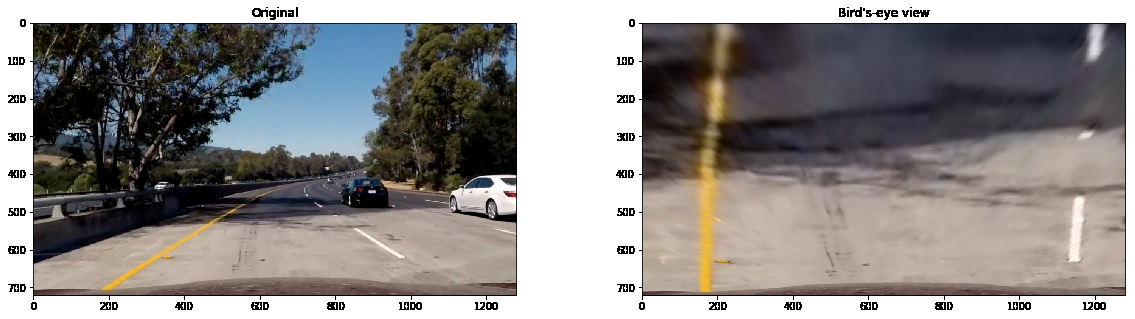
#> input picture img/birds_eye_view.png, 1135 x 319 px
$ python -i LaneIsolator.py   (imports and definitions only)   (older library calls are emulated)
#> lines starting #> are read from the running program, lines starting #| are printed output that depends on the picture; after the words box and inside, x2 and y2 are one past the last pixel; in counts of white or black regions, pixels touching at a corner belong together
#> further down, picture is the input picture: shape (319, 1135, 3); mean B, G, R 137.9, 139.1, 142.5
import cv2
import threading
import numpy as np


class LaneIsolator(object):
    """ Base class that implements everything needed in order to properly
        isolate lane lines
    """

    def __init__(self):
        self.L_THRESHOLD = (220, 255)  # L in LUV color space
        self.S_THRESHOLD = (170, 255)  # S in HLS color space
        self.B_THRESHOLD = (190, 255)  # B in Lab color space
        self.MAG_THRESHOLD = (20, 100)  # Gradient magnitude
        self.DIR_THRESHOLD = (0, 2)  # Gradient direction

    def set_thresholds(self, l_thresh, s_thresh, b_thresh,
                       mag_thresh, dir_thresh):
        """ Set the thresholds used during lane isolation
        """
        self.L_THRESHOLD = l_thresh
        self.S_THRESHOLD = s_thresh
        self.B_THRESHOLD = b_thresh
        self.MAG_THRESHOLD = mag_thresh
        self.DIR_THRESHOLD = dir_thresh

    def isolate_lines(self, img):
        """ Isolates lane lines from the image using an ensemble of color and
            edge selection
            :param img: Input BGR image from the camera
            :return: A bitmap where 1s are the selected areas
        """
        color_select = self.color_threshold(img)
        grad_select = self.gradient_threshold(img)
        selection = np.zeros_like(color_select)

        selection[(color_select == 1) | (grad_select == 1)] = 1
        return selection

    def _within_threshold(self, array, threshold=(0, 255)):
        """ Private method which takes an array and fills with ones the areas
            that were within the thresholded values
            :param array: An array to apply thresholding over
            :param threshold: A tuple containing the lower and upper bounds of
                              the threshold
            :return: A bitmap where 1s are the selected areas
        """
        min_val = threshold[0]
        max_val = threshold[1]
        thresholded = np.zeros_like(array)
        thresholded[(array >= min_val) & (array <= max_val)] = 1
        return thresholded

    def color_threshold(self, img):
        """ Applies color selection over the image to attempt to isolate the lines
        :param img: Input BGR image from the camera
        :return: A bitmap where 1s are the selected areas
        """
        # [5 lines of commented-out code are left out]
        s_chan = cv2.cvtColor(img, cv2.COLOR_BGR2HLS)[:, :, 2]
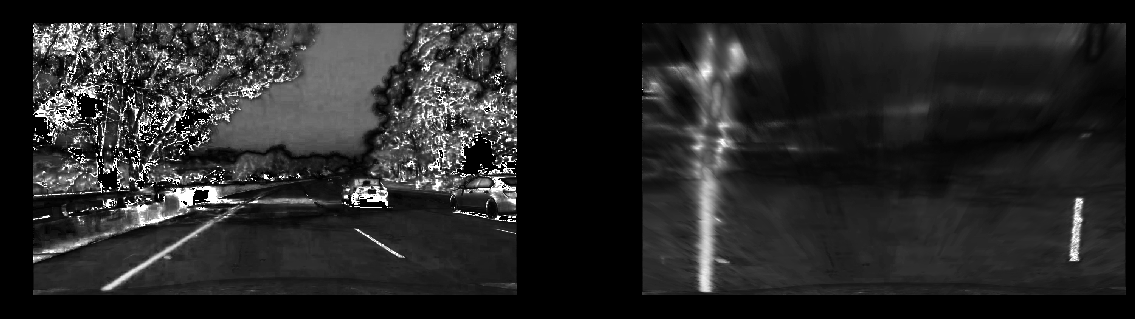
#> s_chan: shape (319, 1135); min 0, max 255, mean 38.4
        #b_chan = cv2.cvtColor(img, cv2.COLOR_BGR2Lab)[:, :, 2]

        #l_thresh = self._within_threshold(l_chan, self.L_THRESHOLD)
        s_thresh = self._within_threshold(s_chan, self.S_THRESHOLD)
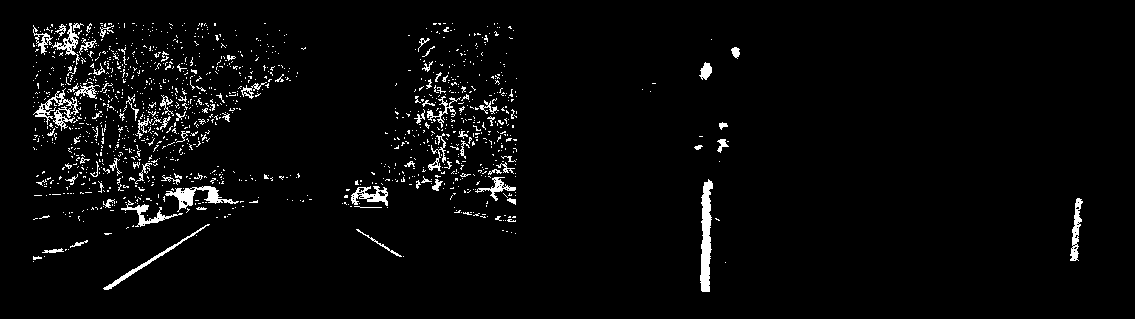
#> s_thresh: shape (319, 1135); values 0 (black) and 1 (white), 3.3% white in thin lines or dots, all inside (x1, y1, x2, y2) = (33, 23, 1083, 292)
        #b_thresh = self._within_threshold(b_chan, self.B_THRESHOLD)

        selection = np.zeros_like(s_chan)
        selection[(s_thresh == 1)] = 1

        return selection

    def gradient_threshold(self, img):
        """ Attempts to isolate the lane lines using edge gradients
        :param img: Input BGR image from the camera
        :return: A bitmap where 1s are the selected areas
        """
        gray = cv2.cvtColor(img, cv2.COLOR_BGR2GRAY)
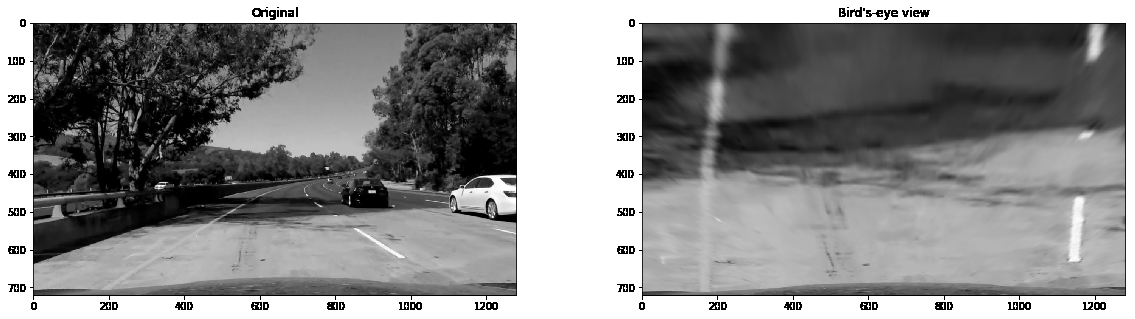
#> gray: shape (319, 1135); min 0, max 255, mean 140

        grad_x, grad_y = self._gradients(gray)
        abs_grad_x = np.absolute(grad_x)
        scaled_grad_x = np.uint8(255 * abs_grad_x / np.max(abs_grad_x))
        # [5 lines of commented-out code are left out]
        grad_x_thresh = self._within_threshold(scaled_grad_x, self.MAG_THRESHOLD)
        selection = np.zeros_like(scaled_grad_x)
        selection[(grad_x_thresh == 1)] = 1

        return selection

    def _gradients(self, gray, kernel=7):
        """ Computes the edge gradients using the Sobel operator
        :param gray: Grayscaled input image
        :param kernel: Kernel size to use for Sobel
        :return: (x, y) tuple of x and y edge gradient magnitude
        """
#> called with kernel = 7
        grad_x = cv2.Sobel(gray, cv2.CV_64F, 1, 0, ksize=kernel)
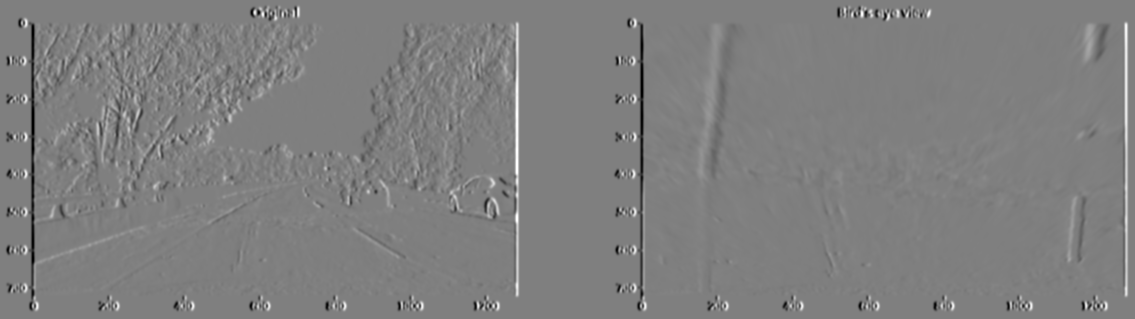
#> grad_x: shape (319, 1135) float64; min -163195, max 163196, mean 0; drawn with min black and max white
        grad_y = cv2.Sobel(gray, cv2.CV_64F, 0, 1, ksize=kernel)
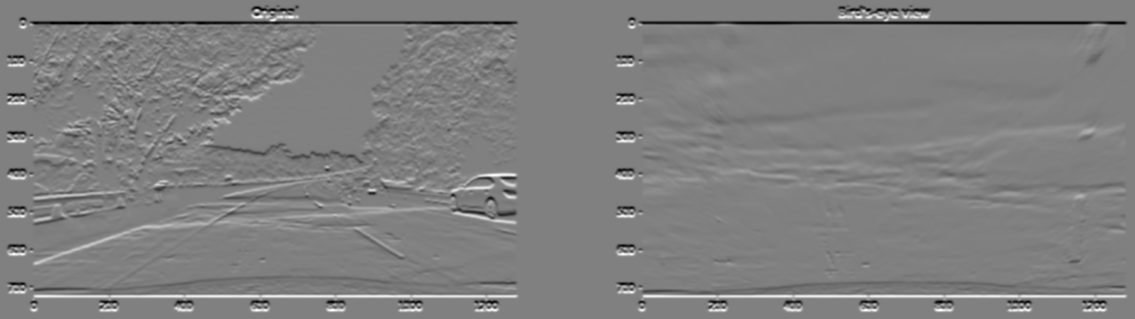
#> grad_y: shape (319, 1135) float64; min -161757, max 160140, mean 0; drawn with min black and max white
        return (grad_x, grad_y)

    def _gradient_mag(self, gray):
        """ Computes the magnitude map of the edge gradients
        :param gray: Grayscaled input image
        :return: Gradient magnitude matrix
        """
        grad_x, grad_y = self._gradients(gray)
        # Pythagoras
        magnitude = np.sqrt(np.square(grad_x) + np.square(grad_y))
        return magnitude

    def _gradient_dir(self, gray):
        """ Computes the direction map of the edge gradients
        :param gray: Grayscaled input image
        :return: Gradient direction matrix
        """
        grad_x, grad_y = self._gradients(gray)

        grad_x = np.absolute(grad_x)
        grad_y = np.absolute(grad_y)

        direction = np.arctan2(grad_y, grad_x)
        return direction

>>> import cv2
>>> picture = cv2.imread('img/birds_eye_view.png')
>>> result = LaneIsolator().isolate_lines(picture)
#> in gradient_threshold, `abs_grad_x = np.absolute(grad_x)`:
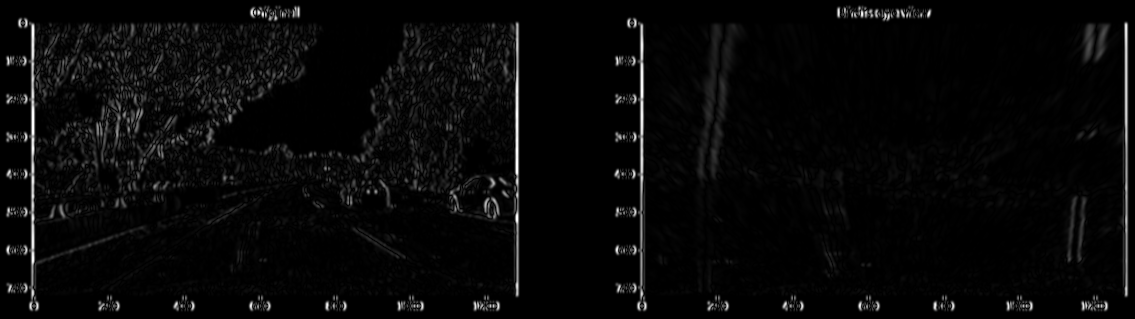
#> abs_grad_x: shape (319, 1135) float64; min 0, max 163196, mean 5388.9; drawn with min black and max white
#> in gradient_threshold, `grad_x_thresh = self._within_threshold(scaled_grad_x, self.MAG_THRESHO..`: grad_x_thresh: shape (319, 1135); values 0 (black) and 1 (white), 9.3% white; 944 white regions (686 under 20 px), largest, box (x1, y1, x2, y2) and area: (96, 46, 147, 175) 1969, (697, 24, 721, 179) 1060, (710, 24, 737, 179) 995
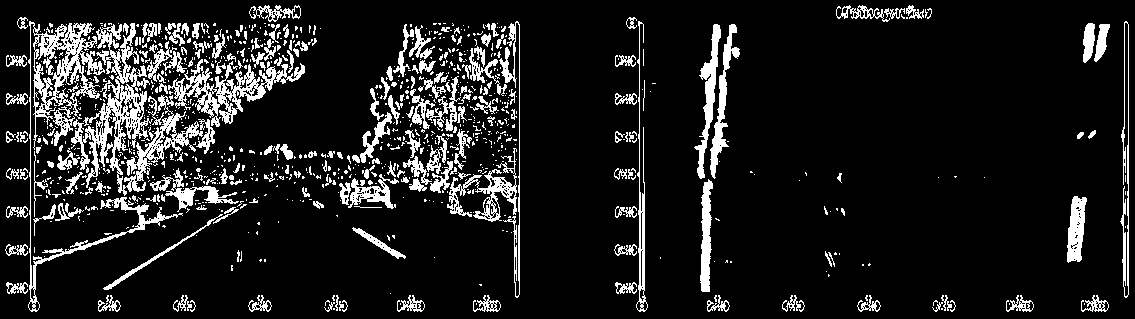
#> result: shape (319, 1135); values 0 (black) and 1 (white), 12% white; 1003 white regions (799 under 20 px), largest, box (x1, y1, x2, y2) and area: (71, 23, 203, 196) 5640, (28, 21, 183, 312) 4870, (168, 59, 305, 127) 2639

$ run again, on img/distortion_example.png
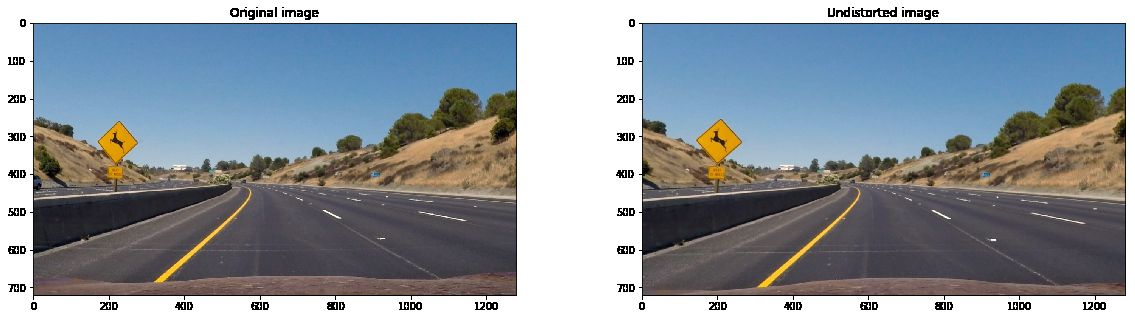
#> input picture img/distortion_example.png, 1135 x 319 px
#> picture is the input picture: shape (319, 1135, 3); mean B, G, R 157.1, 149.4, 140.9
#> in color_threshold, `s_thresh = self._within_threshold(s_chan, self.S_THRESHOLD)`:
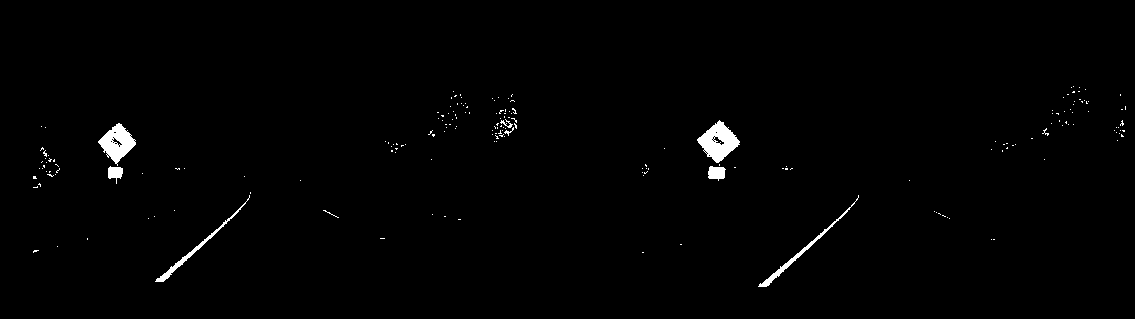
#> s_thresh: shape (319, 1135); values 0 (black) and 1 (white), 1% white; 199 white regions (191 under 20 px), largest, box (x1, y1, x2, y2) and area: (697, 120, 740, 163) 976, (98, 123, 136, 166) 825, (758, 195, 859, 287) 451
#> grad_x_thresh: shape (319, 1135); values 0 (black) and 1 (white), 6.7% white in thin lines or dots
#> `result = LaneIsolator().isolate_lines(picture)`:
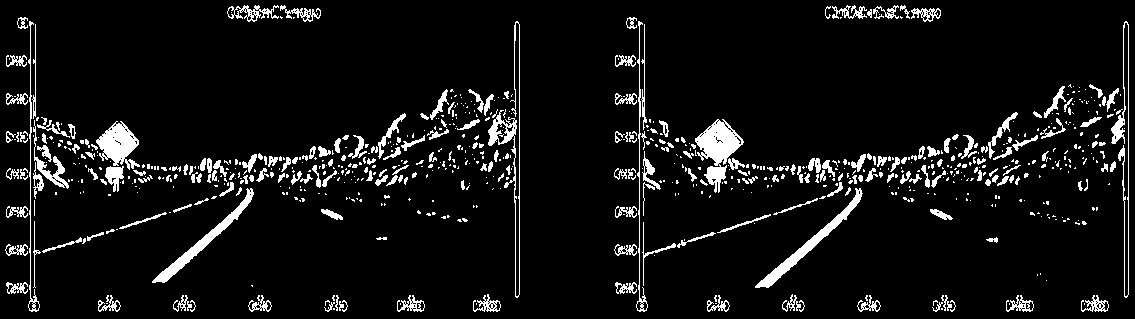
#> result: shape (319, 1135); values 0 (black) and 1 (white), 7.3% white; 772 white regions (542 under 20 px), largest, box (x1, y1, x2, y2) and area: (695, 119, 744, 193) 1598, (755, 188, 863, 288) 1199, (96, 121, 140, 170) 1160

$ run again, on img/histogram.png
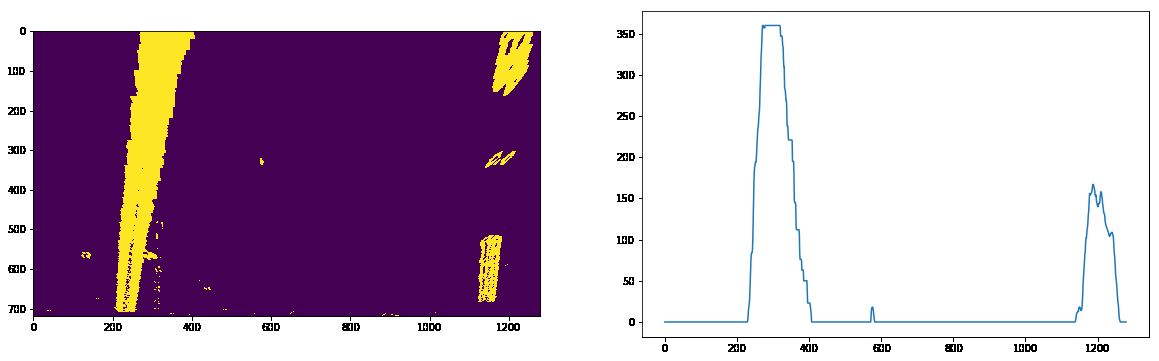
#> input picture img/histogram.png, 1159 x 361 px
#> picture is the input picture: shape (361, 1159, 3); mean B, G, R 190.9, 170.5, 191.7
#> in color_threshold, `s_thresh = self._within_threshold(s_chan, self.S_THRESHOLD)`:
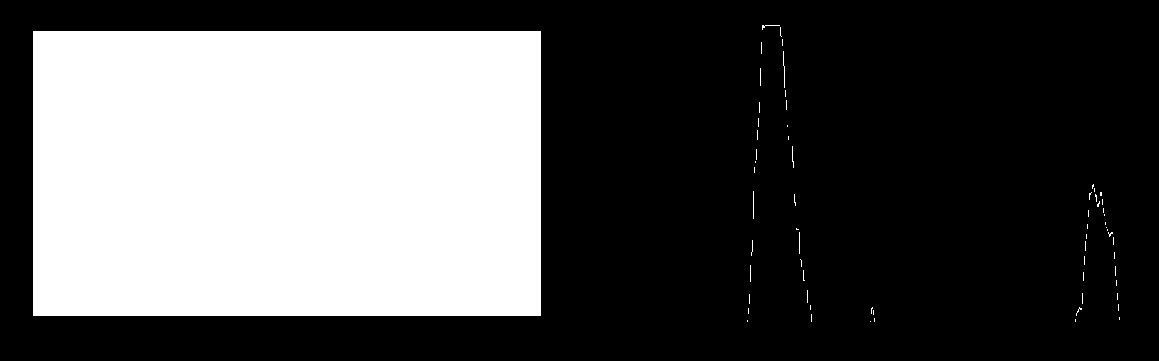
#> s_thresh: shape (361, 1159); values 0 (black) and 1 (white), 34.7% white; 65 white regions (59 under 20 px), largest, box (x1, y1, x2, y2) and area: (33, 31, 541, 316) 144780, (783, 51, 785, 88) 37, (753, 191, 754, 219) 28, (762, 25, 780, 30) 25, (792, 146, 794, 168) 23, (799, 232, 800, 254) 22
#> grad_x_thresh: shape (361, 1159); values 0 (black) and 1 (white), 3.7% white in thin lines or dots
#> `result = LaneIsolator().isolate_lines(picture)`:
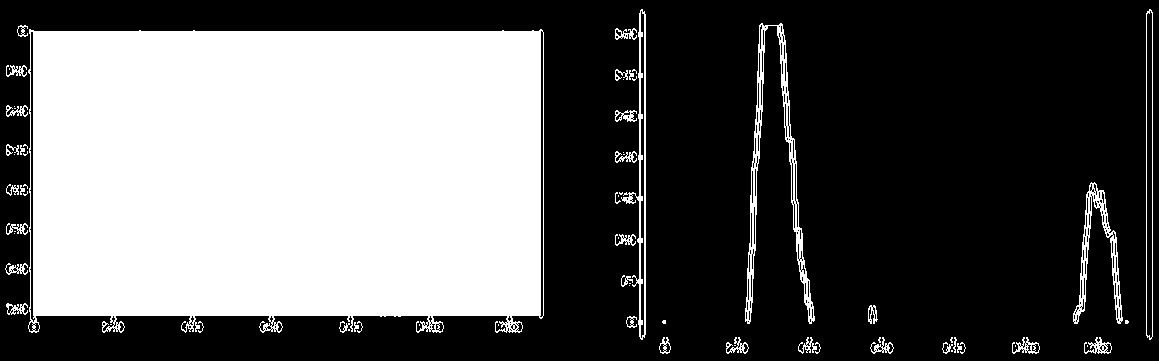
#> result: shape (361, 1159); values 0 (black) and 1 (white), 37.3% white; 72 white regions (32 under 20 px), largest, box (x1, y1, x2, y2) and area: (28, 29, 544, 333) 146382, (745, 23, 815, 324) 2983, (621, 9, 646, 340) 1563

$ run again, on img/lane_isolation.png
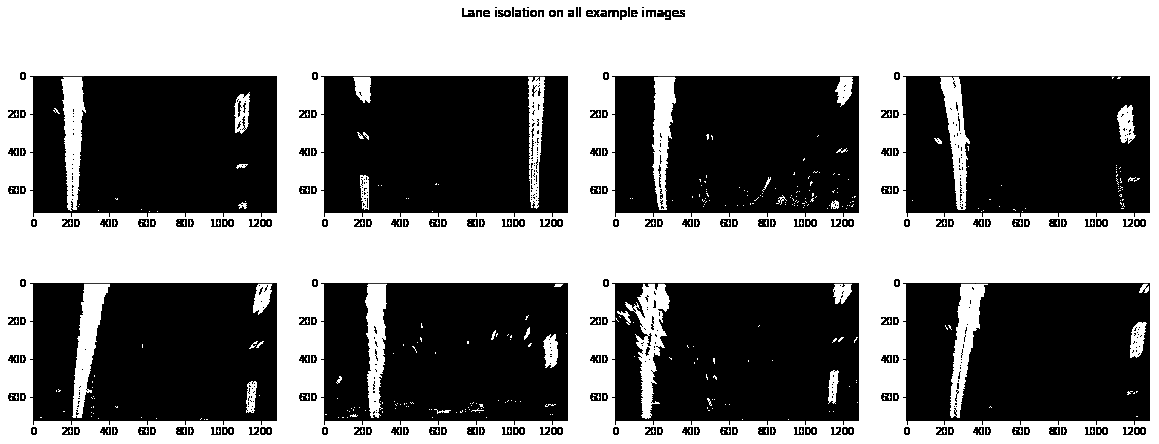
#> input picture img/lane_isolation.png, 1159 x 444 px
#> picture is the input picture: shape (444, 1159, 3); min 0, max 255, mean 127.5
#> s_chan: shape (444, 1159); every value is 0
#> in gradient_threshold, `grad_x_thresh = self._within_threshold(scaled_grad_x, self.MAG_THRESHO..`:
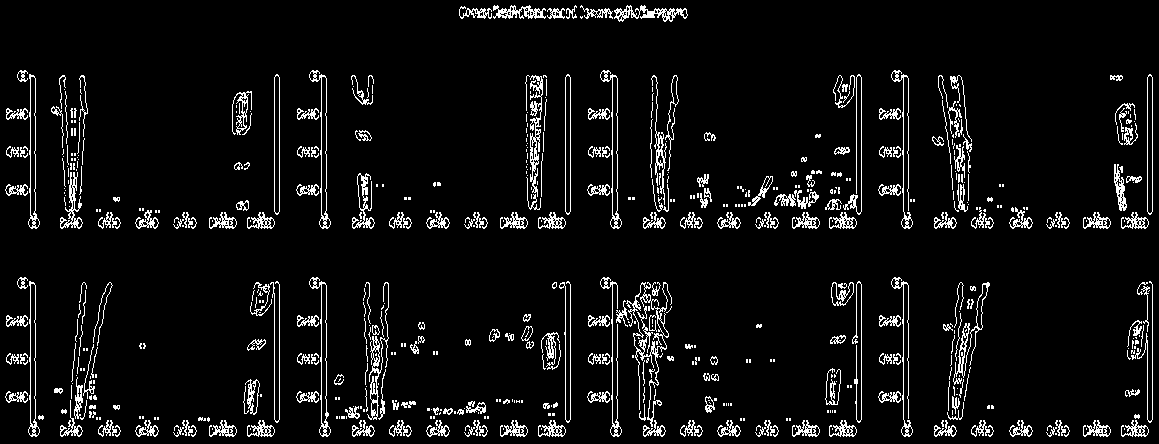
#> grad_x_thresh: shape (444, 1159); values 0 (black) and 1 (white), 6.4% white in thin lines or dots
